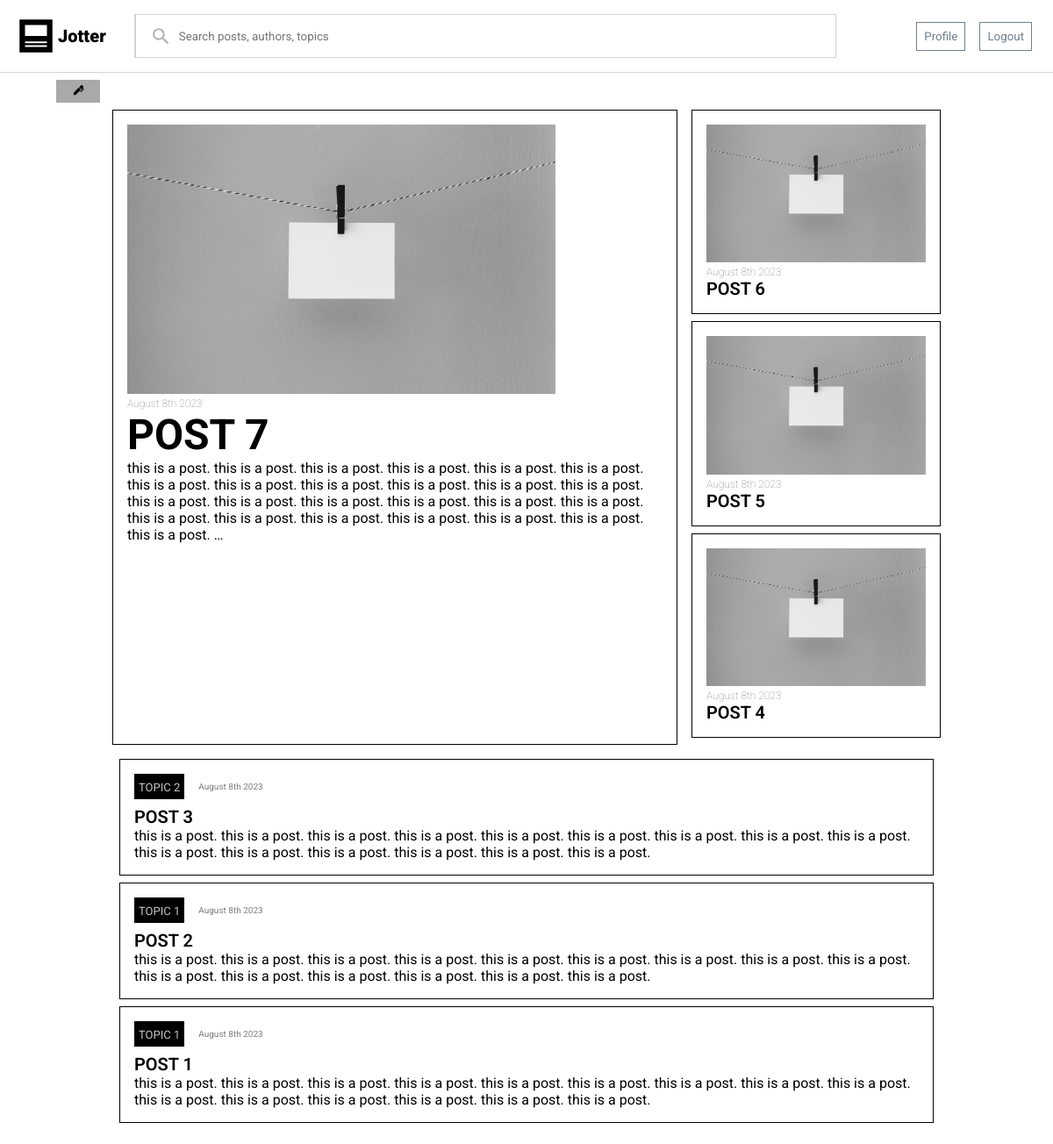
The app's page / (signed in) with its own data.
### blog/models.py (models this page shows, shortened)
class Post(models.Model):
    uuid = models.UUIDField(default=uuid4, auto_created=True)
    author = models.ForeignKey(settings.AUTH_USER_MODEL, on_delete=models.CASCADE)
    topic = models.ForeignKey(Topic, on_delete=models.CASCADE)
    title = models.CharField(max_length=150)
    text = models.TextField()
    dateAdded = models.DateTimeField(auto_now_add=True)
    slug = models.SlugField(null=False)
    tags = models.CharField(max_length=50)
    likes = models.ManyToManyField(settings.AUTH_USER_MODEL, through='Like', related_name='likedPosts')
    class Meta:
        ordering = ('-dateAdded',)

class Topic(models.Model):
    title = models.CharField(max_length=25)
    uuid = models.UUIDField(default=uuid4)
    def __str__(self):
        return self.title

### blog/views.py (the view)
# urls.py: path('', Index.as_view(), name="index"),
class Index(ListView):
    model = Post
    template_name = "blog/index.html"
    def get(self, request, *args, **kwargs):
        posts = super(Index, self).get_queryset()
        top = posts[0]
        try:
            three = posts[1:4]
            posts = posts[4:]
        except IndexError:
            three = None
            posts = posts[1:]
        return render(request, self.template_name, {'posts': posts, 'top': top, 'three': three})

### blog/templates/blog/index.html (shortened to what this page needs)
{% extends "blog/base.html" %}
{% load static %}
{% block staticfiles %}
    <link rel="stylesheet" href="{% static 'blog/css/index.css' %}">
    <link rel="stylesheet" href="{% static 'blog/css/blogPost.css' %}">
{% endblock staticfiles %}
{% block content %}
<a href="{% url 'blog:newPost' %}">
    <button class="newPost">
        <img src="{% static 'blog/icons/pen.svg' %}" width="15px" alt="">
    </button>
</a>
<div class="main">
    <div class="header">
        <div class="top">
            <img src="{% static 'blog/img/blank.jpg' %}" alt="">
            <div class="time">{{ top.dateAdded|date:"F jS o" }}</div>
            <div class="title"><a href="{% url 'blog:postDetail' top.slug %}">{{ top.title|upper }}</a></div>
            <div class="content">{{ top.text|truncatewords:100 }}</div>
        </div>
        <div class="side">
            {% for post in three %}
                <div class="three">
                    <div class="image">
                        <img src="{% static 'blog/img/blank.jpg' %}" alt="">
                    </div>
                    <div class="title">
                        <div class="time">{{ post.dateAdded|date:"F jS o" }}</div>
                        <div class="title"><a href="{% url 'blog:postDetail' post.slug %}">{{ post.title|upper }}</a></div>
                    </div>
                </div>
            {% endfor %}
        </div>
    </div>
    {% for post in posts %}
    {% include "blog/blogPost.html" %}
    {% empty %}
    <p> . </p>
    {% endfor %}
</div>
{% endblock content %}

### blog/templates/blog/blogPost.html
{% load static %}
<div class="post">
    <div class="header">
        <div class="topic"><a href="{% url 'blog:topicDetail' post.topic.uuid %}">{{ post.topic|upper }}</a></div>
        <div class="time">{{ post.dateAdded|date:"F jS o" }}</div>
    </div>
    <div class="title"><a href="{% url 'blog:postDetail' post.slug %}">{{ post.title|upper }}</a></div>
    <div class="content">{{ post.text|truncatewords:70 }}</div>
</div>

### blog/static/blog/css/base.css (style rules this page uses)
* { margin: 0; box-sizing: border-box; font-family: 'Roboto', sans-serif; }
body { width: 100vw; }
a { text-decoration: none; color: black; }
.main { padding: 8px 64px; width: 100%; }

### blog/static/blog/css/index.css (style rules this page uses)
.newPost { padding: 4px; width: 50px; background-color: darkgray; border: 0; transition: background-color 0.1s ease-in-out; }
.main > .header { display: flex; flex-direction: row; gap: 16px; margin-bottom: 16px; }
.header > .top, .side > * { border: 1px solid black; padding: 16px; }
.side > * { margin-bottom: 8px; }
.top > img { width: 80%; }
.top > .time { font-weight: 100; font-size: 12px; }
.top > .title { font-size: 48px; font-weight: 700; }
.three img { width: 250px; }
.three .time { font-weight: 100; font-size: 12px; color: grey; }
.three .title { font-weight: 600; }

### blog/static/blog/css/blogPost.css (style rules this page uses)
.post { border: 1px solid black; display: flex; flex-direction: column; margin: 8px; padding: 16px; }
.post > .header { display: flex; flex-direction: row; gap: 16px; margin-bottom: 8px; align-items: center; }
.title { font-weight: 600; font-size: 20px; }
.topic { border: 1px solid black; padding: 4px; background-color: black; }
.topic a { color: rgb(197, 197, 197); font-size: 13px; }
.time { font-size: 10px; color: grey; }

### records on screen
Post: dateAdded "August 8th 2023", title "POST 7", text "this is a post. this is a post. this is a post. this is a post. this is a post. this is a post. this is a post. this is a post. this is a post. this is a post. this is a post. this is a post. this is a post. this is a post. this is a post. this is a post. this is a post. this is a post. this is a post. this is a post. this is a post. this is a post. this is a post. this is a post. this is a post. …"
Post: dateAdded "August 8th 2023", title "POST 6"
Post: dateAdded "August 8th 2023", title "POST 5"
Post: dateAdded "August 8th 2023", title "POST 4"
Post: topic "TOPIC 2", dateAdded "August 8th 2023", title "POST 3", text "this is a post. this is a post. this is a post. this is a post. this is a post. this is a post. this is a post. this is a post. this is a post. this is a post. this is a post. this is a post. this is a post. this is a post. this is a post."
Post: topic "TOPIC 1", dateAdded "August 8th 2023", title "POST 2", text "this is a post. this is a post. this is a post. this is a post. this is a post. this is a post. this is a post. this is a post. this is a post. this is a post. this is a post. this is a post. this is a post. this is a post. this is a post."
Post: topic "TOPIC 1", dateAdded "August 8th 2023", title "POST 1", text "this is a post. this is a post. this is a post. this is a post. this is a post. this is a post. this is a post. this is a post. this is a post. this is a post. this is a post. this is a post. this is a post. this is a post. this is a post."
